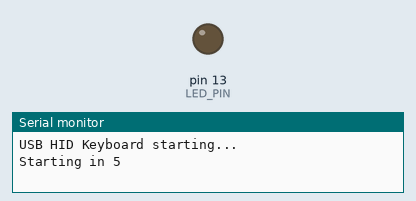
This sketch was run on a simulated SparkFun Pro Micro, built with avr-gcc and run on an emulated ATmega32U4. On the bench: output pins drawn as LEDs (lit = HIGH), the last lines printed to the serial monitor. USB keyboard and mouse output is not drawn.

Above: at 0.6 s.
At 94.6 s:
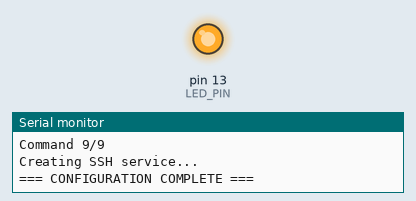
Timing chart, 0 to 96.1 s (numbered marks = the images above):
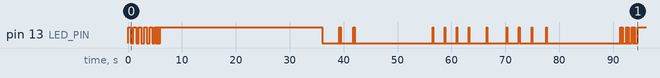

The sketch:

arduino_hid.ino
```cpp
/*
 * Banana Pi M5 Auto-Setup via USB HID Keyboard Emulation
 * For Arduino Leonardo, Pro Micro, or any ATmega32U4 board
 *
 * IMPORTANT: Use Arduino Leonardo or Pro Micro (ATmega32U4)
 * Regular Arduino Uno/Nano do NOT support USB HID!
 */

#include <Keyboard.h>

// ============================================
// CONFIGURATION - EDIT THESE VALUES
// ============================================

// Login credentials
const char *USERNAME = "root";
const char *PASSWORD = "1234";           // Default Armbian password
const char *NEW_PASSWORD = "wallbox123"; // New password to set

// Timing delays (in milliseconds)
const int INITIAL_DELAY = 5000; // Safety delay
const int BOOT_WAIT = 30000;    // Wait for system boot
const int AFTER_LOGIN_DELAY = 2000;
const int AFTER_PASSWORD_DELAY = 3000;
const int COMMAND_DELAY = 1500;
const int CHAR_DELAY = 20; // Typing speed

// LED pin (usually 13 on Leonardo)
const int LED_PIN = LED_BUILTIN;

// ============================================
// COMMANDS TO EXECUTE
// ============================================

const char *commands[] = {
    // Enable SSH permanently
    "systemctl unmask ssh",
    "systemctl enable ssh",
    "systemctl start ssh",

    // Allow root login via SSH
    "sed -i 's/#PermitRootLogin.*/PermitRootLogin yes/' /etc/ssh/sshd_config",
    "sed -i 's/PermitRootLogin prohibit-password/PermitRootLogin yes/' /etc/ssh/sshd_config",

    // Restart SSH
    "systemctl restart ssh",

    // Show IP address
    "ip addr show | grep 'inet '",

    // Confirm SSH status
    "systemctl status ssh --no-pager | head -5",

    // Success message
    "echo '=== SSH ENABLED SUCCESSFULLY ==='"};

const int NUM_COMMANDS = sizeof(commands) / sizeof(commands[0]);

// ============================================
// HELPER FUNCTIONS
// ============================================

void blinkLED(int times, int interval)
{
    for (int i = 0; i < times; i++)
    {
        digitalWrite(LED_PIN, HIGH);
        delay(interval);
        digitalWrite(LED_PIN, LOW);
        delay(interval);
    }
}

void typeString(const char *str)
{
    for (int i = 0; str[i] != '\0'; i++)
    {
        Keyboard.print(str[i]);
        delay(CHAR_DELAY);
    }
}

void typeLine(const char *str)
{
    typeString(str);
    Keyboard.press(KEY_RETURN);
    delay(100);
    Keyboard.release(KEY_RETURN);
}

void pressEnter()
{
    Keyboard.press(KEY_RETURN);
    delay(100);
    Keyboard.release(KEY_RETURN);
}

void pressCtrlC()
{
    Keyboard.press(KEY_LEFT_CTRL);
    Keyboard.press('c');
    delay(100);
    Keyboard.releaseAll();
}

// ============================================
// SETUP - RUNS ONCE
// ============================================

void setup()
{
    pinMode(LED_PIN, OUTPUT);

    // Safety delay with blinking (time to abort)
    Serial.begin(9600);
    Serial.println("USB HID Keyboard starting...");

    for (int i = 5; i > 0; i--)
    {
        Serial.print("Starting in ");
        Serial.println(i);
        blinkLED(1, 500);
    }

    // Fast blink to indicate starting
    blinkLED(5, 100);

    // Initialize keyboard
    Keyboard.begin();

    // Wait for system to boot
    Serial.println("Waiting for system boot...");
    digitalWrite(LED_PIN, HIGH);
    delay(BOOT_WAIT);
    digitalWrite(LED_PIN, LOW);

    // Activate console
    Serial.println("Activating console...");
    pressEnter();
    delay(2000);
    pressEnter();
    delay(1000);

    // Enter username
    Serial.println("Entering username...");
    blinkLED(2, 100);
    typeLine(USERNAME);
    delay(AFTER_LOGIN_DELAY);

    // Enter password
    Serial.println("Entering password...");
    blinkLED(2, 100);
    typeLine(PASSWORD);
    delay(AFTER_PASSWORD_DELAY);

    // Handle Armbian first-login password change
    Serial.println("Handling password change...");
    delay(2000);

    // Current password
    typeLine(PASSWORD);
    delay(1000);

    // New password
    typeLine(NEW_PASSWORD);
    delay(1000);

    // Confirm new password
    typeLine(NEW_PASSWORD);
    delay(2000);

    // Skip prompts
    pressEnter();
    delay(1000);
    pressCtrlC();
    delay(1000);
    pressEnter();
    delay(2000);

    // Execute commands
    Serial.println("Executing commands...");
    digitalWrite(LED_PIN, HIGH);

    for (int i = 0; i < NUM_COMMANDS; i++)
    {
        Serial.print("Command ");
        Serial.print(i + 1);
        Serial.print("/");
        Serial.println(NUM_COMMANDS);

        blinkLED(1, 100);
        typeLine(commands[i]);
        delay(COMMAND_DELAY);
    }

    // Create ensure-ssh service (multi-line command)
    Serial.println("Creating SSH service...");
    typeString("cat > /etc/systemd/system/ensure-ssh.service << 'EOF'\n");
    delay(500);
    typeString("[Unit]\n");
    typeString("Description=Ensure SSH is always enabled\n");
    typeString("After=network.target\n\n");
    typeString("[Service]\n");
    typeString("Type=oneshot\n");
    typeString("ExecStart=/bin/systemctl unmask ssh\n");
    typeString("ExecStart=/bin/systemctl enable ssh\n");
    typeString("ExecStart=/bin/systemctl start ssh\n");
    typeString("RemainAfterExit=yes\n\n");
    typeString("[Install]\n");
    typeString("WantedBy=multi-user.target\n");
    typeLine("EOF");
    delay(1000);

    // Enable the service
    typeLine("systemctl daemon-reload");
    delay(500);
    typeLine("systemctl enable ensure-ssh.service");
    delay(500);

    // Done
    Serial.println("=== CONFIGURATION COMPLETE ===");
    Keyboard.end();

    // Victory blink
    for (int i = 0; i < 3; i++)
    {
        blinkLED(3, 100);
        delay(500);
    }

    // Keep LED on
    digitalWrite(LED_PIN, HIGH);
}

// ============================================
// LOOP - RUNS REPEATEDLY
// ============================================

void loop()
{
    // Nothing to do - just keep LED on
    delay(1000);
}
```
